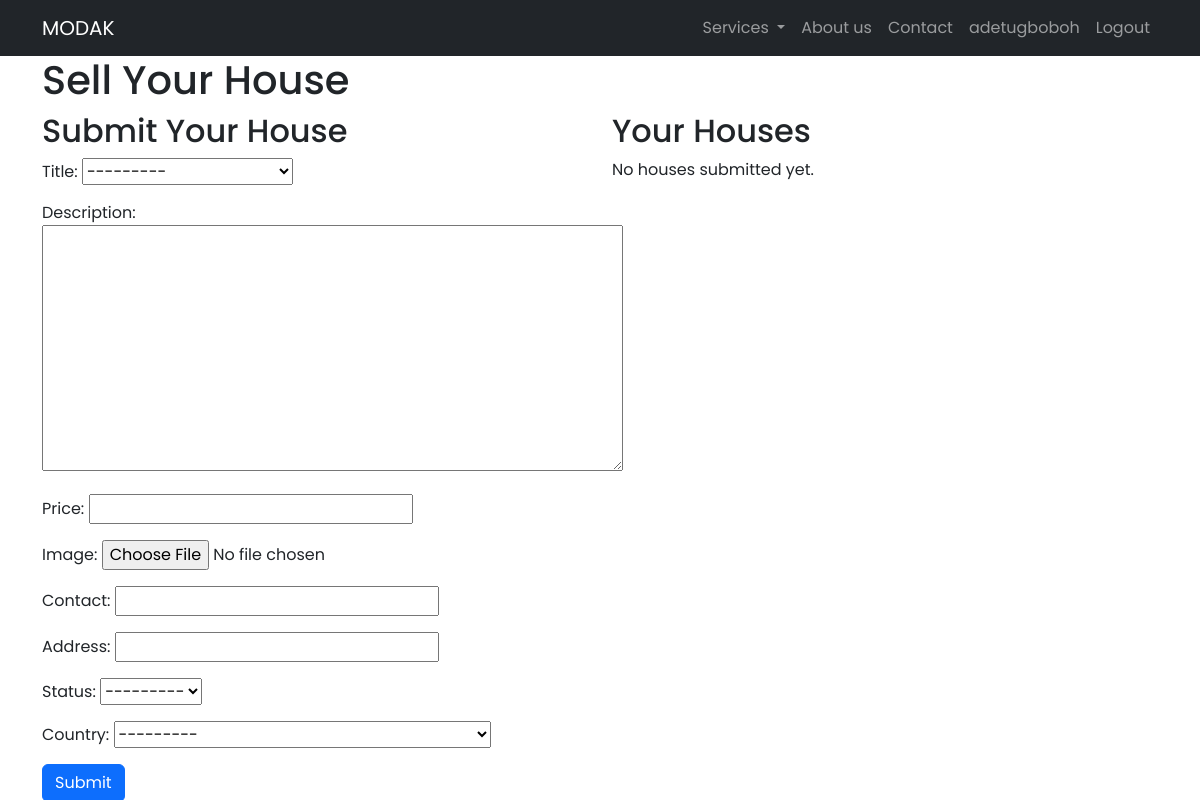
The app's page /sell/ (signed in), older data.
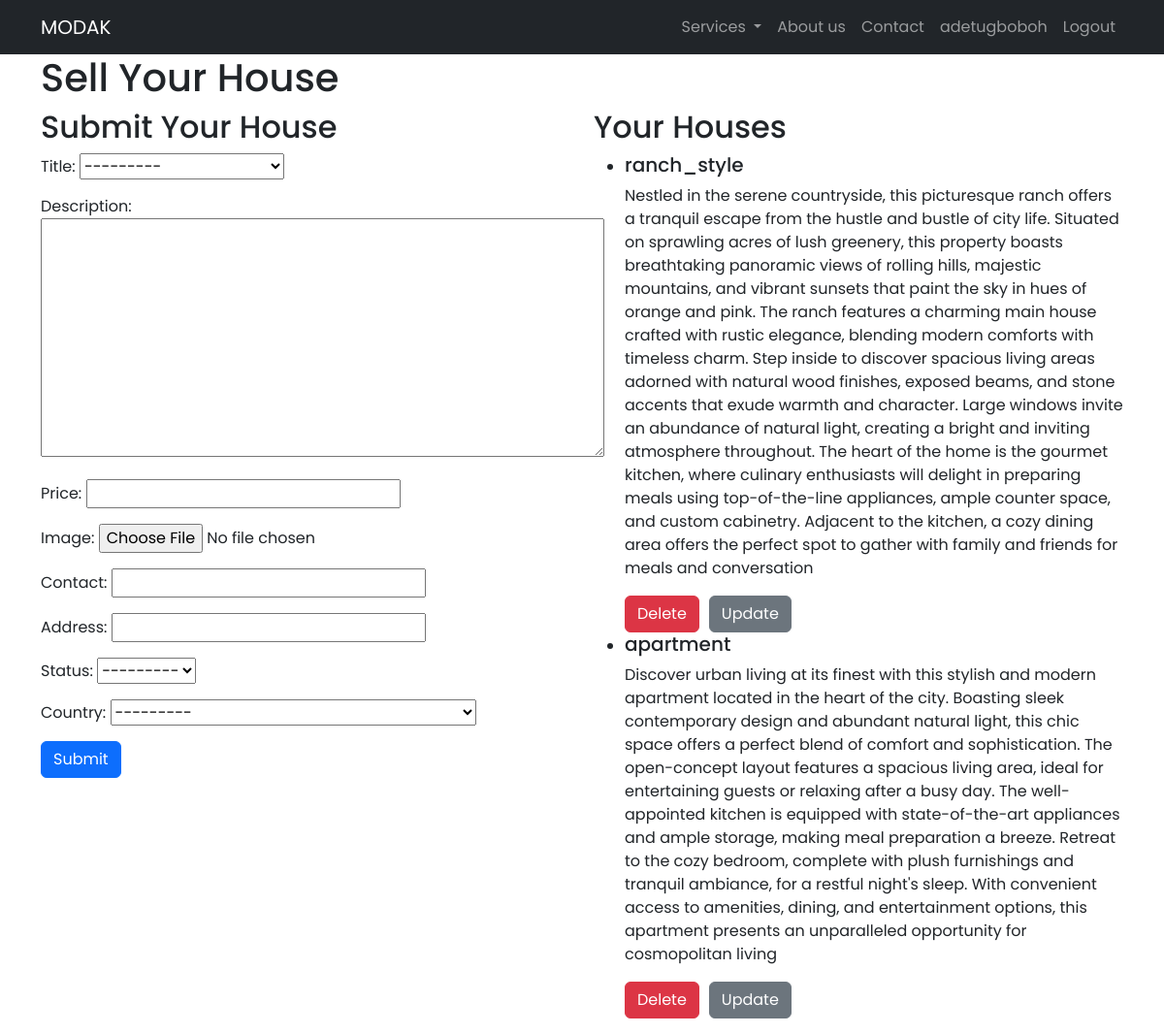
The same page, newer data.
### listings/models.py (models this page shows, shortened)
class House(models.Model):
    HOUSE_CHOICES = (
        ('single_family_detached', 'Single-family detached'),
        ('bungalow', 'Bungalow'),
        ('ranch_style', 'Ranch-style'),
        ('cottage', 'Cottage'),
        ('apartment', 'Apartment'),
        ('duplex', 'Duplex'),
        ('triplex', 'Triplex'),
        ('penthouse', 'Penthouse'),
        ('terrace_house', 'Terrace House'),
        ('studio_apartment', 'Studio Apartment'),
        ('semi_detached', 'Semi-detached'),
        ('mansion', 'Mansion'),
    )
    STATUS_CHOICES = (
        ('rent', 'For Rent'),
        ('sale', 'For Sale'),
    )
    title = models.CharField(max_length=100, choices=HOUSE_CHOICES)
    description = models.TextField()
    price = models.DecimalField(max_digits=10, decimal_places=2)
    contact = models.CharField(max_length=100)
    address = models.CharField(max_length=255)
    status = models.CharField(max_length=10, choices=STATUS_CHOICES)
    image = models.ImageField(upload_to='images/')
    image_url = models.URLField(blank=True)  # I added this Field to store the URL of the image in S3
    user = models.ForeignKey(User, on_delete=models.CASCADE)
    country = CountryField(default='Ireland')

### listings/views.py (the view)
# urls.py: path('sell/', views.sell_house, name='sell_house'),
@login_required
def sell_house(request):
    houses = House.objects.all()
    if request.method == 'POST':
        form = HouseForm(request.POST, request.FILES)
        if form.is_valid():
            house = form.save(commit=False)
            house.user = request.user
            house.save()  # Saved the house object to generate a primary key
            s3 = boto3.client('s3')
            bucket_name = 'x23212365-my-newtest-bucket'
            object_name = f'{house.image.name}'
            s3.upload_fileobj(house.image, bucket_name, object_name)
            house.image_url = f'https://{bucket_name}.s3.amazonaws.com/{object_name}'
            house.save()
            return redirect('homepage')  # Redirect to homepage after successful submission
    else:
        form = HouseForm()
    houses = House.objects.filter(user=request.user)
    return render(request, 'listings/sell_house.html', {'form': form ,'houses': houses})

### listings/forms.py
class HouseForm(forms.ModelForm):
    country = CountryField().formfield()
    class Meta:
        model = House
        fields = ['title', 'description', 'price','image','contact', 'address', 'status','country']

### templates/listings/sell_house.html (shortened to what this page needs)
{% extends 'base.html' %}
{% load static %}
{% block content %}
<div class="container">
    <h1>Sell Your House</h1>
    <div class="row">
        <div class="col-md-6">
            <h2>Submit Your House</h2>
            <form method="post" enctype="multipart/form-data">
                {{ form.as_p }}
                <button type="submit" class="btn btn-primary">Submit</button>
            </form>
        </div>
        <div class="col-md-6">
            <h2>Your Houses</h2>
            {% if houses %}
                <ul>
                    {% for house in houses %}
                    <li>
                        <h5>{{ house.title }}</h5>
                        <p>{{ house.description }}</p>
                        <div style="display: flex; flex-direction:row; gap:10px;">
                             <form method="post" action="{% url 'delete_house' house.id %}">
                                <button type="submit" class="btn btn-danger">Delete</button>
                            </form>
                         <a href="{% url 'update_house' house.id %}" class="btn btn-secondary">Update</a>
                        </div>
                    </li>
                    {% endfor %}
                </ul>
            {% else %}
                <p>No houses submitted yet.</p>
            {% endif %}
        </div>
    </div>
</div>
{% endblock %}

### templates/base.html (shortened to what this page needs)
{% load static %}
<!DOCTYPE html>
<html lang="en">
<head>
    <link href="https://cdn.jsdelivr.net/npm/bootstrap@5.3.3/dist/css/bootstrap.min.css" rel="stylesheet">
<body style="font-family:'poppins', sans-serif;">
     {% include 'listings/header.html' %}
    {% block content %}
    {% endblock %}
</body>
</html>

### templates/listings/header.html (shortened to what this page needs)
<header class="navbar navbar-expand-lg navbar-dark bg-dark">
    <div class="container">
        <a class="navbar-brand" href="/">MODAK</a>
        <div class="collapse navbar-collapse justify-content-end" id="navbarNav">
            <ul class="navbar-nav ml-auto">
                <li class="nav-item dropdown">
                  <a class="nav-link dropdown-toggle" href="#" role="button" data-bs-toggle="dropdown" aria-expanded="false">
                       Services
                  </a>
                </li>
                <li class="nav-item">
                    <a class="nav-link" href="/about-us/">About us</a>
                </li>
                 <li class="nav-item">
                    <a class="nav-link" href="/contact-us/">Contact</a>
                </li>
         {% if user.is_authenticated %}
                    <li class="nav-item">
                        <a class="nav-link" href="#">{{ user.username }}</a>
                    </li>
                    <li class="nav-item">
                        <a class="nav-link" href="{% url 'account_logout' %}">Logout</a>
                    </li>
                {% else %}
                    <li class="nav-item">
                        <a class="nav-link" href="{% url 'account_login' %}">Login</a>
                    </li>
                {% endif %}
            </ul>
        </div>
    </div>
</header>

Row changes from the older to the newer data that the page shows:
added House: title "ranch_style", description "Nestled in the serene countryside, this picturesque ranch offers a tranquil escape from the hustle and bustle of city life. Situated on sprawling acres of lush greenery, this property boasts breathtaking panoramic views of rolling hills, majestic mountains, and vibrant sunsets that paint the sky in hues of orange and pink. The ranch features a charming main house crafted with rustic elegance, blending modern comforts with timeless charm. Step inside to discover spacious living areas adorned with natural wood finishes, exposed beams, and stone accents that exude warmth and character. Large windows invite an abundance of natural light, creating a bright and inviting atmosphere throughout. The…"
added House: title "apartment", description "Discover urban living at its finest with this stylish and modern apartment located in the heart of the city. Boasting sleek contemporary design and abundant natural light, this chic space offers a perfect blend of comfort and sophistication. The open-concept layout features a spacious living area, ideal for entertaining guests or relaxing after a busy day. The well-appointed kitchen is equipped with state-of-the-art appliances and ample storage, making meal preparation a breeze. Retreat to the cozy bedroom, complete with plush furnishings and tranquil ambiance, for a restful night's sleep. With convenient access to amenities, dining, and entertainment options, this apartment presents an…"
Text that changed along with them:
text no longer shown: "No houses submitted yet."
